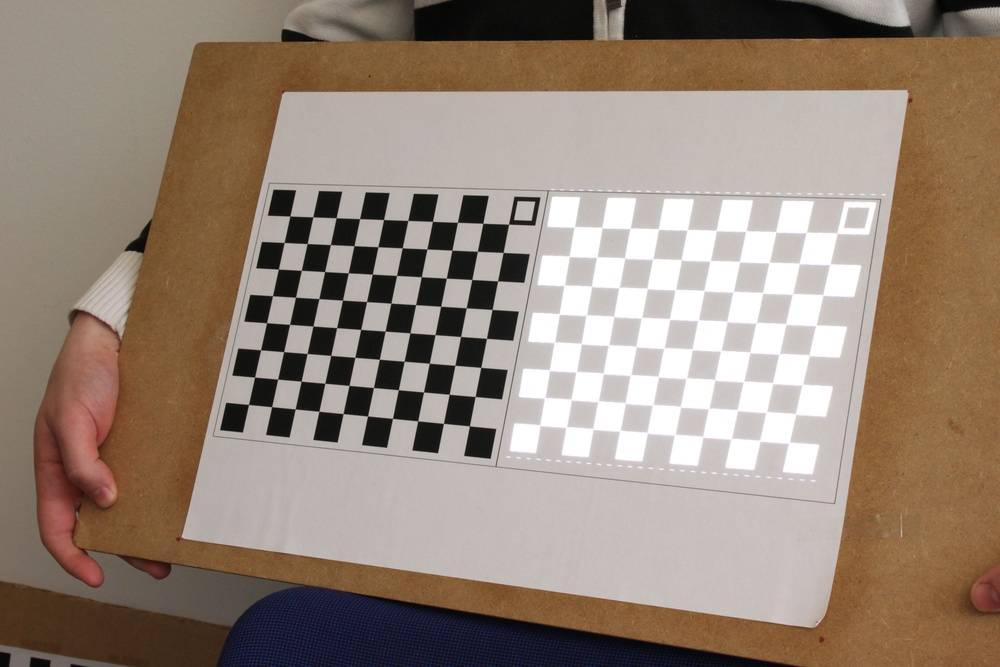
#> input picture data/Camera00.jpg, 1000 x 667 px, shrunk from 4752 x 3168 before the run
$ jupyter execute Converting_2D_Images_to_3D_World.ipynb
#> lines starting #> are read from the running program, lines starting #| are printed output that depends on the picture
[cell 1]
# All Required Imports
import os
import numpy as np
import scipy.io as io
from PIL import Image
import matplotlib.pyplot as plt
import cv2

[cell 2]
def show_img(img):
    fig_1 = plt.figure(figsize=(10,10))
    ax_1 = fig_1.add_subplot(111)
    ax_1.imshow(img)
    plt.show()

os.makedirs(f'./results', exist_ok=True)

#Read Images
image_0=cv2.imread('data/Camera00.jpg')
#> image_0 is the input picture: shape (667, 1000, 3); mean B, G, R 119, 132.7, 149.2
image_0=cv2.cvtColor(image_0,cv2.COLOR_BGR2RGB)
image_1=cv2.imread('data/Camera01.jpg')
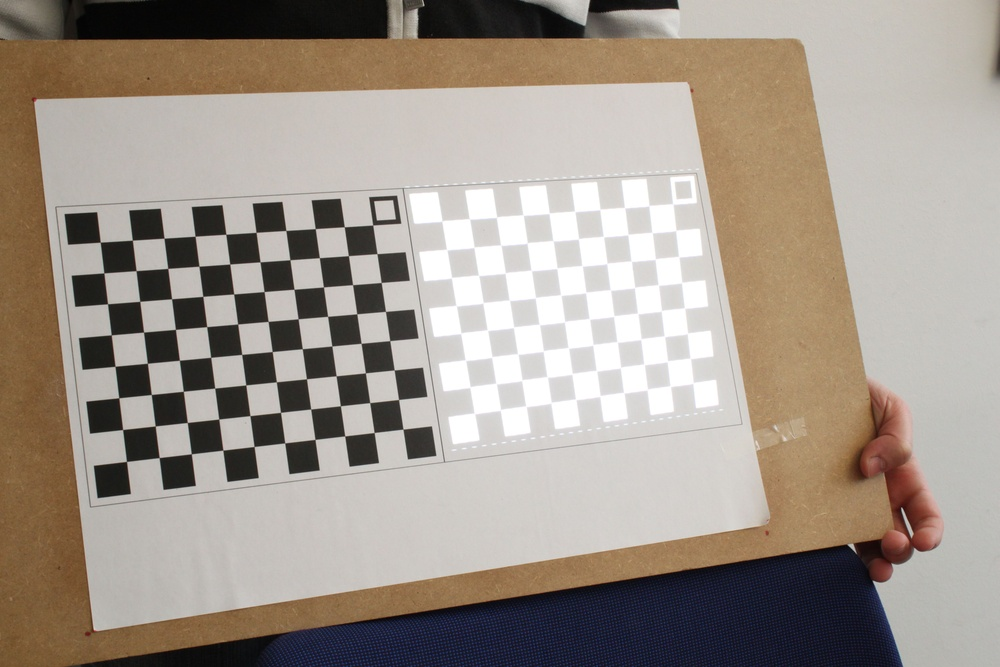
#> input picture data/Camera01.jpg, 1000 x 667 px, shrunk from 4752 x 3168 before the run
#> image_1 is the input picture: shape (667, 1000, 3); mean B, G, R 139.8, 149.9, 160.1
image_1=cv2.cvtColor(image_1,cv2.COLOR_BGR2RGB)

# Load kmatrices and pose data
data = io.loadmat('data/data.mat')
#> (reads data/data.mat from the repository)

k_0, k_1 = data['K_0'], data['K_1']
r_1, t_1 = data['R_1'], data['t_1']

# Load chessboard corners
corners_cam_0 = np.asarray(data['cornersCam0'], dtype=np.float32)
corners_cam_1 = np.asarray(data['cornersCam1'], dtype=np.float32)
imgs=np.vstack((image_0,image_1))
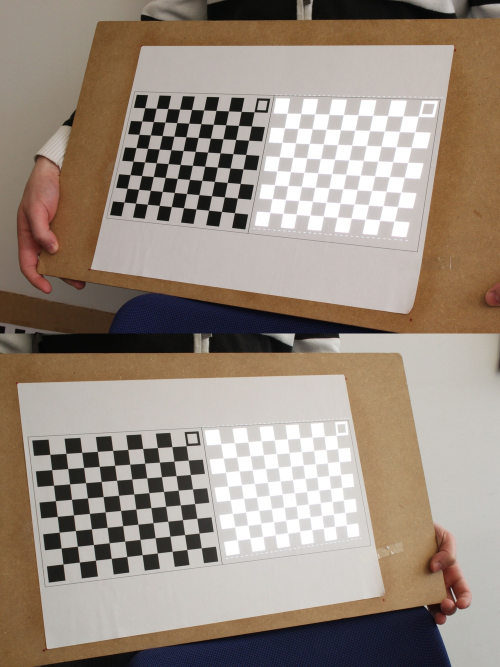
#> imgs: shape (1334, 1000, 3) (shown at 1/2 size); mean R, G, B 154.6, 141.3, 129.4
plt.axis('off')
plt.imshow(imgs)
plt.show()

Calculating Fundamental Matrix

[cell 3]
# The formula for Fundamental Matrix is a matrix multiplication between inverse transpose of k1 with skewed Translation Matrix with Rotation Matrix and inverse of k0 matrix

k1_inverse=np.linalg.inv(k_1)                                                                                       # Getting the inverse of k1 matrix
k1_inverse_transpose=np.transpose(k1_inverse)                                                                       # Getting the transpose of the inverse of k1

k0_inverse=np.linalg.inv(k_0)                                                                                       # Getting the inverse of k0 matrix

translation_matrix=np.array(([0,-t_1[0,2],t_1[0,1]],[t_1[0,2],0,-t_1[0,0]],[-t_1[0,1],t_1[0,0],0])).reshape(3,3)    # Converting the translation matrix into skew translation matrix
Fundamental_matrix=k1_inverse_transpose@translation_matrix@r_1@k0_inverse                                           # Multiplying the matrices to get Fundamental Matrix
display("Fundamental Matrix (F)",Fundamental_matrix)

Point matching between Images

[cell 4]
one_dimensional=np.array(1).reshape(1,1)                                                                            # Initialising the value of 1
w,h = image_1.shape[0],image_1.shape[1]                                                                             # Finding the shape of the image
#> w = 667; h = 1000

# Need to add the height factor because these 2 images are stacked in 1 and we need to consider the height of the first image
height=np.array([0,w]).reshape(1,2)                                                                                                                             # Initialising the height variable
#> height = [[0, 667]]

# For finding the point correspondences we need to check the condition of x1_transpose.Fundamental Matrix.x0=0
# Checking the point correspondences & Plotting the lines on the image
for i in range (len(corners_cam_0)):
    x1=corners_cam_0[i,:]
    x1=x1.reshape(2,1)
    x1=np.vstack((x1,one_dimensional))

    for j in range (len(corners_cam_1)):
        x1_prime=corners_cam_1[j,:]
        x1_prime=x1_prime.reshape(1,2)
        x1_prime_transpose=np.hstack((x1_prime,one_dimensional))
        color=tuple(np.random.randint(0,255,3).tolist())                                                                                                        # Since we need multiple colors creating a color variable to give random color to each line

        # Creating an output matrix consisting of all the output values after matrix multiplication
        if j == 0:
            output= x1_prime_transpose@Fundamental_matrix@x1                                                                                                    # Matrix multiplication between x1_transpose, Fundamental Matrix & x0
        else:
            output1=x1_prime_transpose@Fundamental_matrix@x1                                                                                                    # Matrix multiplication between x1_transpose, Fundamental Matrix & x0
            output=np.append(output,output1)                                                                                                                    # Concatenating the ouptut for each point to an output matrix

    # Finding the values nearest to zero.
    # If we convert the values of output directly from float variable to int variable will cause a problem because many outputs have a value close to 0.
    # As a result the output value which has the value closest to 0 will be the point correspondence.
    nearest_to_0=np.absolute(output)                                                                                                                            # Finds the value nearest to 0 in the list
    index=nearest_to_0.argmin()                                                                                                                                 # Finds the index of the point closest to 0

    # Creating a matrix of the point correspondences to a matrix to so that we can use those points to plot the points in 3D space
    if i == 0:
        correspondence_corners=[corners_cam_1[index,:]]
    else:
        correspondence_corners1=[corners_cam_1[index,:]]
        correspondence_corners=np.append(correspondence_corners,correspondence_corners1,axis=0)
    correspondence_image=cv2.line(imgs,(int(corners_cam_0[i,0]),(int(corners_cam_0[i,1]))),(int(corners_cam_1[index,0]),int(corners_cam_1[index,1]+w)),color,5) # Plots lines on the image
plt.axis('off')
plt.title("Correspondence Image")
plt.imshow(correspondence_image)
plt.savefig('results/matches.jpg',)
plt.show()

Converting the Point matched points into 3D Space (World coordinates)

[cell 5]
ax=plt.axes(projection="3d")                                                                                        # Stating that the plot will be a 3D plot instead of a 2D plot
zero_dimensional=np.array([0,0,0]).reshape(3,1)

# P1 = K1[I|0] where I = Identity Matrix & 0 = 0 Matrix
P1=np.hstack((k_0,zero_dimensional))

# P2 = K2[R|t] where R = Rotation Matrix & t = translation matrix
Rotation_translation=np.hstack((r_1,t_1.T))                                                                         # Finding [R|t]
P2=k_1@Rotation_translation                                                                                         # Calculating P2 by multiplying K2 with [R|t]

# Computing & Projecting the points in a 3D space
# Using the formula x1=x0.P3-P1 & y1=y0.P3-P2
# where x0= initial value of x, x1 is the final value of x, y0 is the initial value of y, y1 is the final value of y
# where P3 is the 3rd row of Projection Matrix, similarly P2 & P1 are the 2nd and the 1st row of the Projection matrix respectively
for i in range(len(corners_cam_0)):
    x0=(corners_cam_0[i,0]*P1[2,:])-P1[0,:]
    y0=(corners_cam_0[i,1]*P1[2,:])-P1[1,:]
    x1=(correspondence_corners[i,0]*P2[2,:])-P2[0,:]
    y1=(correspondence_corners[i,1]*P2[2,:])-P2[1,:]
    point=np.array([x0,y0,x1,y1]).reshape(4,4)                                                                      # Concatenating all the values of x & y in a single matrix

    u,a,v=np.linalg.svd(point)                                                                                      # Performing SVD to get the final x,y,z coordinates of the point
    # The 3rd row of the v matrix calcualted from SVD gives us the image coordinates in homogeneous coordinates
    # Dividing the 4th term of the row with the rest of the terms converts the coordinates from homogeneous coordinates system to world coordinate system
    x=v[3,0]/v[3,3]
    y=v[3,1]/v[3,3]
    z=v[3,2]/v[3,3]
    ax=plt.plot(x,y,z,color='red',marker='o')                                                                       # Plotting the points

# Considering the camera in image 0 be the origin
Optical_Centre_cam_0=np.array([0,0,0]).reshape(3,1)
plt.plot(Optical_Centre_cam_0[0,0],Optical_Centre_cam_0[1,0],Optical_Centre_cam_0[2,0],color='green',marker='o')    # Plotting the points

# Trying to find the Optical Centre of 2nd Camera
# Using the formula; matrix multiplication of -ve of transpose of R with the T
# where R is the rotation matrix and T is the translation matrix
Optical_Centre_cam_1=-r_1.T@t_1.T
plt.plot(Optical_Centre_cam_1[0,0],Optical_Centre_cam_1[1,0],Optical_Centre_cam_1[2,0],color='blue',marker='o')     # Plotting the points
plt.xlabel('X Axis')
plt.ylabel('Y Axis')
plt.show()
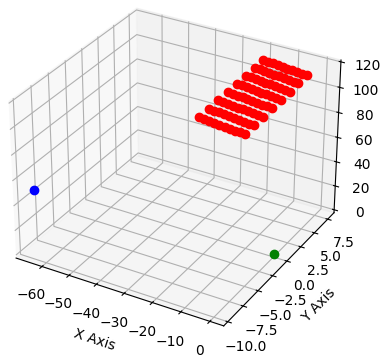
#> figure drawn by matplotlib, 1 panel
